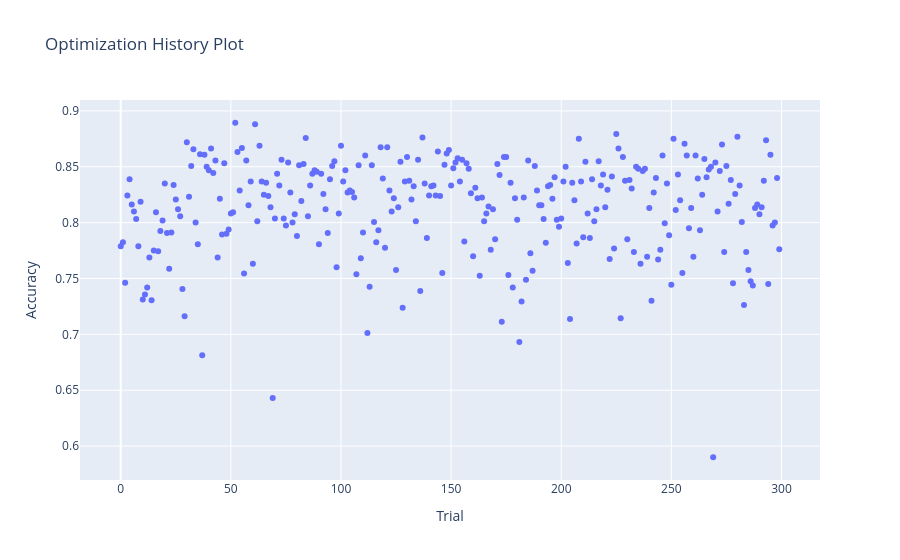

This figure's notebook cell:
### Markdown cell above
#### Résultat du Fit-tuning

 <font color="green">*Cette partie du code est complète, vous n'avez pas besoin de la modifier.* </font>

 > **Ecrire votre texte ici.**

### Code cell
plt.figure(figsize=(12,12))
optuna.visualization.plot_optimization_history(
    study,
    target=lambda t: t.values[0],  # On récupère la 1ère valeur retournée par ta fonction objective
    target_name="Accuracy"         # Nom affiché sur l'axe Y
)

### Figure 1 — Plotly figure (JSON) as saved in the notebook; plotly's stock layout.template omitted (floating-point values rounded to 4 significant figures; data arrays with more than 128 entries replaced by an {"elided": "..."} marker saying what was removed)
{"data": [{"mode": "markers", "name": "Accuracy", "type": "scatter", "x": {"elided": "300 int values"}, "y": {"elided": "300 float values"}}, {"marker": {"color": "#cccccc"}, "mode": "markers", "name": "Infeasible Trial", "showlegend": false, "type": "scatter", "x": [], "y": []}], "layout": {"title": {"text": "Optimization History Plot"}, "xaxis": {"title": {"text": "Trial"}}, "yaxis": {"title": {"text": "Accuracy"}}}}
